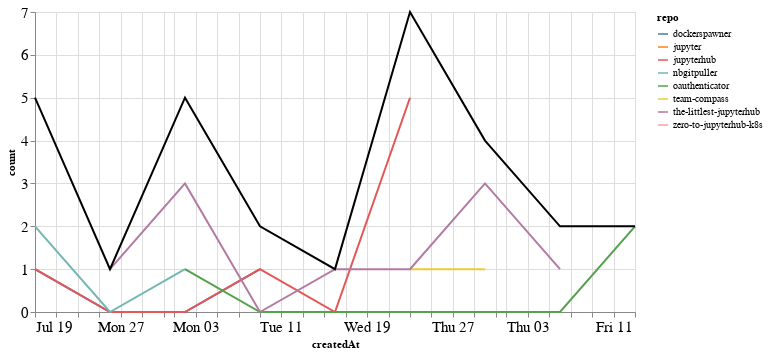

The code cell stored with this chart in its notebook:
### Markdown cell above
## Comments

### Code cell
comments_time = comments.groupby('repo').resample('W', on='createdAt').count()['author'].reset_index()
comments_time = comments_time.rename(columns={'author': 'count'})
comments_time_total = comments_time.groupby('createdAt').agg({"count": "sum"}).reset_index()
ch1 = alt.Chart(comments_time, width=600).mark_line().encode(
    x='createdAt',
    y='count',
    color='repo',
    tooltip="repo"
)

ch2 = alt.Chart(comments_time_total, width=600).mark_line(color="black").encode(
    x='createdAt',
    y='count',
)

ch1 + ch2

### Figure 1 — Vega-Lite specification as saved in the notebook (floating-point values rounded to 4 significant figures)
{"config": {"axisLeft": {"labelFontSize": 15}, "axisBottom": {"labelFontSize": 15}}, "layer": [{"data": {"name": "data-bd8421e295e96eb0a39b670a09aa268a"}, "mark": "line", "encoding": {"color": {"type": "nominal", "field": "repo"}, "tooltip": {"type": "nominal", "field": "repo"}, "x": {"type": "temporal", "field": "createdAt"}, "y": {"type": "quantitative", "field": "count"}}, "width": 600}, {"data": {"name": "data-71f846bc6e9a546b54f54d81860ae34c"}, "mark": {"type": "line", "color": "black"}, "encoding": {"x": {"type": "temporal", "field": "createdAt"}, "y": {"type": "quantitative", "field": "count"}}, "width": 600}], "$schema": "https://vega.github.io/schema/vega-lite/v4.8.1.json", "datasets": {"data-bd8421e295e96eb0a39b670a09aa268a": [{"repo": "dockerspawner", "createdAt": "2020-07-19T00:00:00", "count": 1}, {"repo": "dockerspawner", "createdAt": "2020-07-26T00:00:00", "count": 0}, {"repo": "dockerspawner", "createdAt": "2020-08-02T00:00:00", "count": 0}, {"repo": "dockerspawner", "createdAt": "2020-08-09T00:00:00", "count": 1}, {"repo": "jupyter", "createdAt": "2020-07-19T00:00:00", "count": 1}, {"repo": "jupyterhub", "createdAt": "2020-07-19T00:00:00", "count": 1}, {"repo": "jupyterhub", "createdAt": "2020-07-26T00:00:00", "count": 0}, {"repo": "jupyterhub", "createdAt": "2020-08-02T00:00:00", "count": 0}, {"repo": "jupyterhub", "createdAt": "2020-08-09T00:00:00", "count": 1}, {"repo": "jupyterhub", "createdAt": "2020-08-16T00:00:00", "count": 0}, {"repo": "jupyterhub", "createdAt": "2020-08-23T00:00:00", "count": 5}, {"repo": "nbgitpuller", "createdAt": "2020-07-19T00:00:00", "count": 2}, {"repo": "nbgitpuller", "createdAt": "2020-07-26T00:00:00", "count": 0}, {"repo": "nbgitpuller", "createdAt": "2020-08-02T00:00:00", "count": 1}, {"repo": "oauthenticator", "createdAt": "2020-08-02T00:00:00", "count": 1}, {"repo": "oauthenticator", "createdAt": "2020-08-09T00:00:00", "count": 0}, {"repo": "oauthenticator", "createdAt": "2020-08-16T00:00:00", "count": 0}, {"repo": "oauthenticator", "createdAt": "2020-08-23T00:00:00", "count": 0}, {"repo": "oauthenticator", "createdAt": "2020-08-30T00:00:00", "count": 0}, {"repo": "oauthenticator", "createdAt": "2020-09-06T00:00:00", "count": 0}, {"repo": "oauthenticator", "createdAt": "2020-09-13T00:00:00", "count": 2}, {"repo": "team-compass", "createdAt": "2020-08-23T00:00:00", "count": 1}, {"repo": "team-compass", "createdAt": "2020-08-30T00:00:00", "count": 1}, {"repo": "the-littlest-jupyterhub", "createdAt": "2020-07-26T00:00:00", "count": 1}, {"repo": "the-littlest-jupyterhub", "createdAt": "2020-08-02T00:00:00", "count": 3}, {"repo": "the-littlest-jupyterhub", "createdAt": "2020-08-09T00:00:00", "count": 0}, {"repo": "the-littlest-jupyterhub", "createdAt": "2020-08-16T00:00:00", "count": 1}, {"repo": "the-littlest-jupyterhub", "createdAt": "2020-08-23T00:00:00", "count": 1}, {"repo": "the-littlest-jupyterhub", "createdAt": "2020-08-30T00:00:00", "count": 3}, {"repo": "the-littlest-jupyterhub", "createdAt": "2020-09-06T00:00:00", "count": 1}, {"repo": "zero-to-jupyterhub-k8s", "createdAt": "2020-09-06T00:00:00", "count": 1}], "data-71f846bc6e9a546b54f54d81860ae34c": [{"createdAt": "2020-07-19T00:00:00", "count": 5}, {"createdAt": "2020-07-26T00:00:00", "count": 1}, {"createdAt": "2020-08-02T00:00:00", "count": 5}, {"createdAt": "2020-08-09T00:00:00", "count": 2}, {"createdAt": "2020-08-16T00:00:00", "count": 1}, {"createdAt": "2020-08-23T00:00:00", "count": 7}, {"createdAt": "2020-08-30T00:00:00", "count": 4}, {"createdAt": "2020-09-06T00:00:00", "count": 2}, {"createdAt": "2020-09-13T00:00:00", "count": 2}]}}
